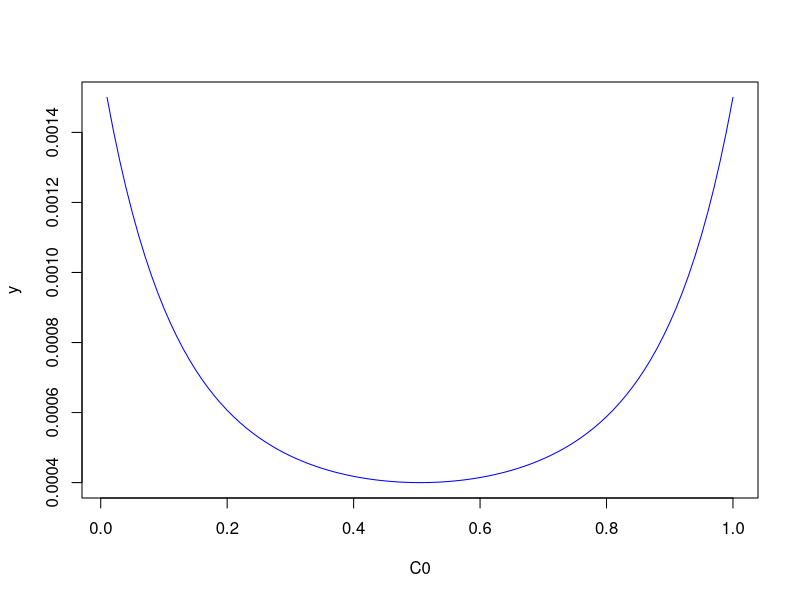
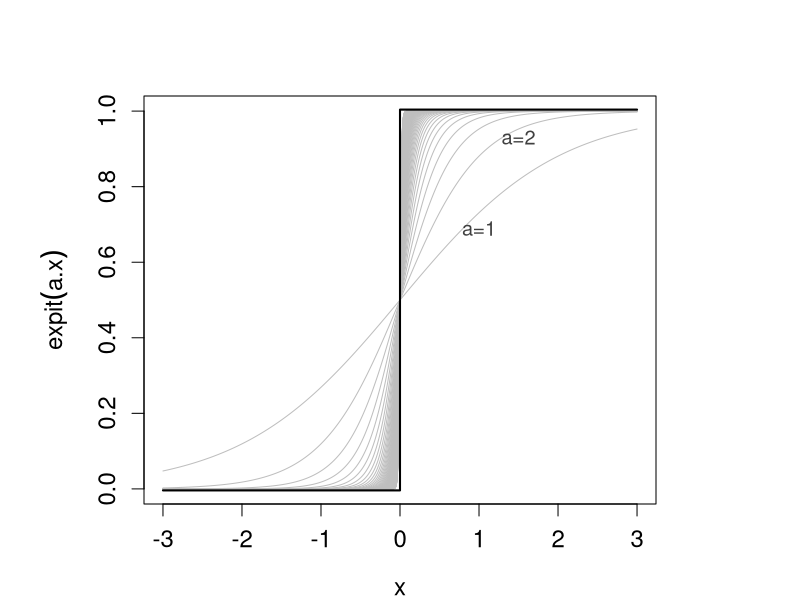
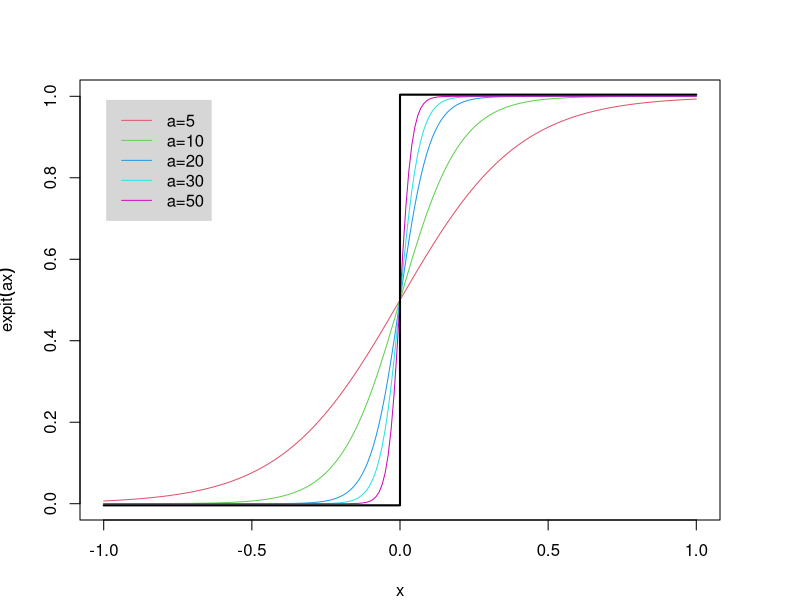

The R script that drew these images, in order:




# =====================================
# Plot of the sigmoid function
# =====================================

expit <- function(x) (tanh(x/2)+1)/2  	# CORRECT & VERIFIED
# expit0 <- function(x, c, a=10)  (tanh(a*(x-c)/2)+1)/2 # VERIFIED
# expit <- function(x) exp(x)/(1+exp(x))
x <- -300:300/100
a <- 1:100

postscript(file="fig-sigmoid-functions.eps", horizontal=T)
par(mfrow=c(1,1), mar=c(4, 6, 4, 6))
par(cex.axis=1.2, cex.lab=1.2, cex.main=1.2, cex=1.2)
plot(c(min(x), max(x)), c(0, 1), type="n", xlab=expression(x), ylab=expression(expit(a.x)))
for (i in 1:length(a)){
	a.i <- a[i]
	y <- expit(x*a.i)
	lines(x, y, lty=1, col="gray")
}
lines(c(-3, 0, 0, 3), c(-.004, -0.004, 1.004, 1.004), lwd=2, lty=1, col="black")
text(1, 0.69, labels=c("a=1"), col="gray25")
text(1.5, 0.93, labels=c("a=2"), col="gray25")
dev.off()



# ==========================================
# Choice of a = 1, 5, 10, 20, 50, 100, 200
# ==========================================

expit <- function(x) (tanh(x/2)+1)/2  	# CORRECT & VERIFIED
a <- c(1, 5, 10, 50, 100, 200)
x <- c(.1, .01, .001, .0001, .00001)
expit(a%*%t(x))

pnorm(0.1) - pnorm(-.1)




# ======================
# END-CUT PREFERRENCE
# ======================

expit <- function(x) (tanh(x/2)+1)/2  	# CORRECT & VERIFIED
n <- 100
x <- 1:n/n
y <- C0 <- x
a <- 10

for (i in 1:length(C0)){
	c <- C0[i]
	# y[i] <- 1/(sum(x<=c)* sum(x>c))
	y[i] <- 1/(sum(expit(a*(x-c)))* sum(1-expit(a*(x-c))))
}

plot(C0, y, type="l", col="blue")






# ============================================================
# An Earlier Plot of the sigmoid function with a few a values
# ============================================================

expit <- function(x) (tanh(x/2)+1)/2  	# CORRECT & VERIFIED
# expit0 <- function(x, c, a=10)  (tanh(a*(x-c)/2)+1)/2 # VERIFIED
# expit <- function(x) exp(x)/(1+exp(x))
x <- -100:100/100
a <- c(5, 10, 20, 30, 50)

postscript(file="fig1.eps", horizontal=F)
par(mfrow=c(1,1), mar=rep(4,4))
plot(c(min(x), max(x)), c(0, 1), type="n", xlab=expression(x), ylab=expression(expit(ax)))
for (i in 1:length(a)){
	a.i <- a[i]
	y <- expit(x*a.i)
	lines(x, y, lty=1, col=i+1)
}
legend(x=-.99, y=.99, legend=paste("a=", a, sep=""), 
	lty=rep(1, 5), lwd=1,
	col=2:(length(a)+1), box.col ="gray84", bg ="gray84")
lines(c(-1, 0, 0, 1), c(-.004, -0.004, 1.004, 1.004), lwd=2, lty=1, col="black")
dev.off()
